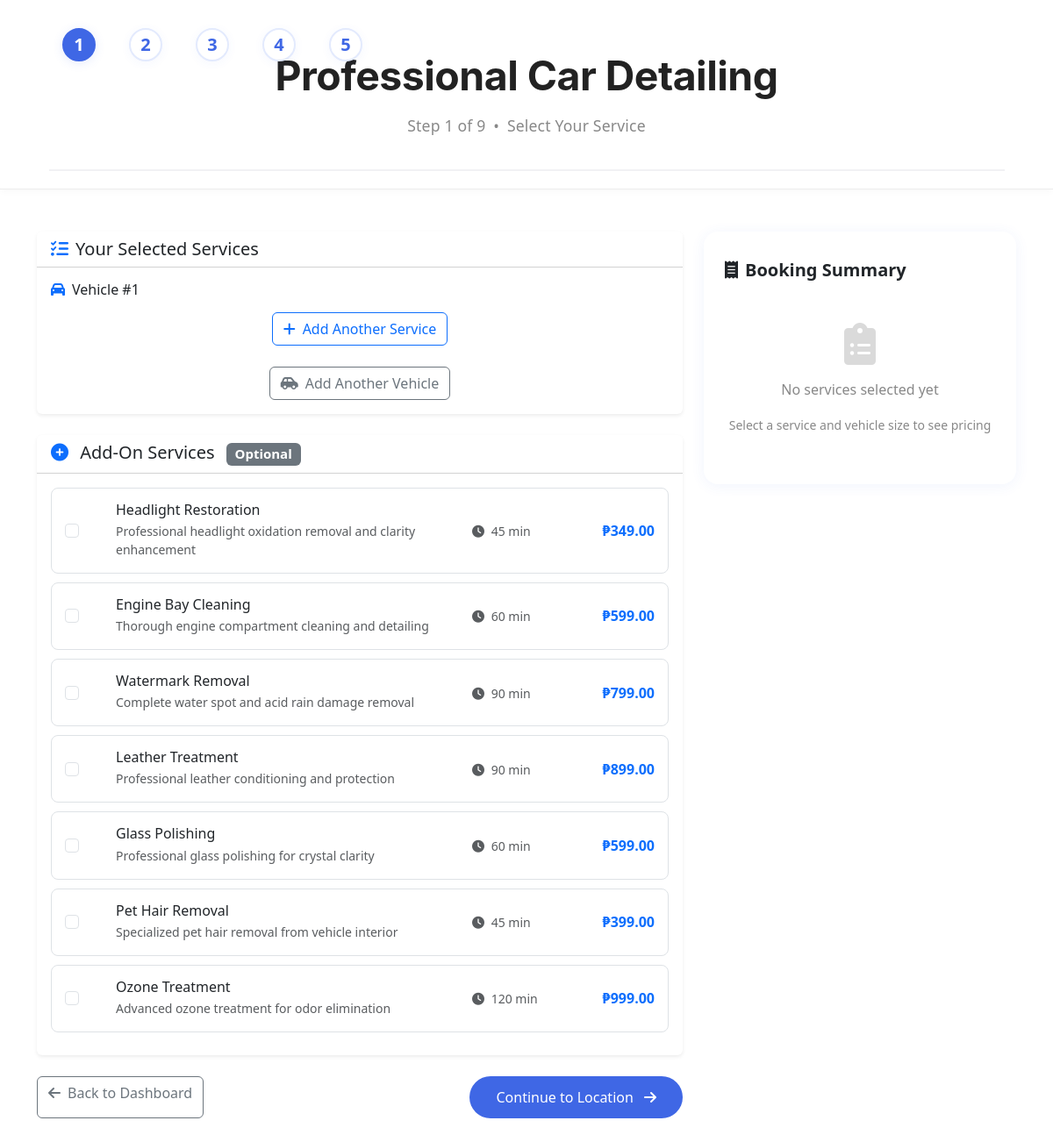
The page /user/booking/step1_service_selection.php on the database its author committed.
### tables this page shows
CREATE TABLE `addon_services` (
  `addon_id` int(11) NOT NULL,
  `service_name` varchar(100) NOT NULL,
  `description` text DEFAULT NULL,
  `price_small` decimal(10,2) NOT NULL,
  `price_medium` decimal(10,2) NOT NULL,
  `price_large` decimal(10,2) NOT NULL,
  `duration_minutes` int(11) DEFAULT 30,
  `is_active` tinyint(1) DEFAULT 1,
  `sort_order` int(11) DEFAULT 0,
  `created_at` timestamp NOT NULL DEFAULT current_timestamp()
);

### user/booking/step1_service_selection.php (the view, shortened to what this page needs)
<?php
require_once '../../includes/config.php';
try {
    $addon_stmt = $pdo->query("SELECT * FROM addon_services WHERE is_active = 1 ORDER BY sort_order");
    $addons = $addon_stmt->fetchAll(PDO::FETCH_ASSOC);
} catch (PDOException $e) {
    error_log("Database error: " . $e->getMessage());
    $services = [];
    $addons = [];
    $preselected_service = null;
}
?>
<!DOCTYPE html>
<html lang="en">
<head>
    <link href="https://cdn.jsdelivr.net/npm/bootstrap@5.3.0/dist/css/bootstrap.min.css" rel="stylesheet">
    <link href="https://cdnjs.cloudflare.com/ajax/libs/font-awesome/6.0.0/css/all.min.css" rel="stylesheet">
</head>
<body>
                                <div style="position: relative; width: 100%; height: 0;">
                                            <div class="progress-bar" style="position: absolute; top: 32px; left: 32px; display: flex; flex-direction: row; gap: 18px; max-width: 420px; background: none; box-shadow: none; padding: 0 32px; z-index: 10; overflow: visible;">
                        <div class="progress-step active" style="width: 38px; height: 38px; aspect-ratio: 1/1; border-radius: 50%; background: #3f67e5; color: #fff; display: inline-flex; align-items: center; justify-content: center; font-weight: 600; font-size: 1.25rem; box-shadow: 0 2px 12px 0 rgba(63,103,229,0.13); border: 2.5px solid #3f67e5; transition: background 0.2s, border 0.2s; vertical-align: middle; box-sizing: border-box;">1</div>
                        <div class="progress-step" style="width: 38px; height: 38px; aspect-ratio: 1/1; border-radius: 50%; background: #fff; color: #3f67e5; display: inline-flex; align-items: center; justify-content: center; font-weight: 600; font-size: 1.25rem; box-shadow: 0 2px 12px 0 rgba(63,103,229,0.05); border: 2.5px solid #e3eafd; transition: background 0.2s, border 0.2s; vertical-align: middle; box-sizing: border-box;">2</div>
                        <div class="progress-step" style="width: 38px; height: 38px; aspect-ratio: 1/1; border-radius: 50%; background: #fff; color: #3f67e5; display: inline-flex; align-items: center; justify-content: center; font-weight: 600; font-size: 1.25rem; box-shadow: 0 2px 12px 0 rgba(63,103,229,0.05); border: 2.5px solid #e3eafd; transition: background 0.2s, border 0.2s; vertical-align: middle; box-sizing: border-box;">3</div>
                        <div class="progress-step" style="width: 38px; height: 38px; aspect-ratio: 1/1; border-radius: 50%; background: #fff; color: #3f67e5; display: inline-flex; align-items: center; justify-content: center; font-weight: 600; font-size: 1.25rem; box-shadow: 0 2px 12px 0 rgba(63,103,229,0.05); border: 2.5px solid #e3eafd; transition: background 0.2s, border 0.2s; vertical-align: middle; box-sizing: border-box;">4</div>
                        <div class="progress-step" style="width: 38px; height: 38px; aspect-ratio: 1/1; border-radius: 50%; background: #fff; color: #3f67e5; display: inline-flex; align-items: center; justify-content: center; font-weight: 600; font-size: 1.25rem; box-shadow: 0 2px 12px 0 rgba(63,103,229,0.05); border: 2.5px solid #e3eafd; transition: background 0.2s, border 0.2s; vertical-align: middle; box-sizing: border-box;">5</div>
                                            </div>
                                </div>
                                <div class="booking-progress" style="border-bottom: 1px solid #ececec; box-shadow: 0 2px 8px 0 rgba(0,0,0,0.03);">
                                    <div style="max-width: 1100px; margin: 0 auto; padding: 32px 0 0 0; display: flex; flex-direction: column; align-items: center; justify-content: center;">
                                    <div style="font-family: -apple-system, BlinkMacSystemFont, 'San Francisco', 'Helvetica Neue', Helvetica, Arial, sans-serif; font-size: 2.9rem; font-weight: 700; letter-spacing: -0.5px; color: #222; margin-bottom: 0.5rem; text-align: center;">Professional Car Detailing</div>
                                    <span style="font-size: 1.1rem; color: #888; font-weight: 400; letter-spacing: 0.01em; margin-bottom: 1.2rem; text-align: center;">Step 1 of 9<span style="margin: 0 0.5em;">•</span>Select Your Service</span>
                                    <hr style="border: none; border-top: 2px solid #e3e3ea; margin: 18px 0 0 0; width: 99%; opacity: 0.5;" />
                                    </div>
                                </div>
    <div class="container my-5">
        <div class="row">
            <div class="col-lg-8">
                <form id="serviceSelectionForm" method="POST" action="step2_location.php">
                    <div class="card border-0 shadow-sm mb-4">
                        <div class="card-header bg-white d-flex justify-content-between align-items-center">
                            <h5 class="mb-0"><i class="fas fa-list-check me-2 text-primary"></i>Your Selected Services</h5>
                        </div>
                        <div class="card-body">
                            <div id="vehicleContainer">
                                <div class="vehicle-booking-section" id="vehicle-1" data-vehicle-number="1">
                                    <div class="d-flex justify-content-between align-items-center mb-3">
                                        <h6 class="mb-0">
                                            <i class="fas fa-car me-2 text-primary"></i>Vehicle #1
                                        </h6>
                                    </div>
                                    <div class="text-center mb-4">
                                        <button type="button" class="btn btn-outline-primary" onclick="showServiceSelector(1)">
                                            <i class="fas fa-plus me-2"></i>Add Another Service
                                        </button>
                                    </div>
                                </div>
                            </div>
                            <div class="text-center">
                                <button type="button" class="btn btn-outline-secondary" onclick="addAnotherVehicle()">
                                    <i class="fas fa-car-side me-2"></i>Add Another Vehicle
                                </button>
                            </div>
                        </div>
                    </div>
                    <div class="card border-0 shadow-sm mb-4">
                        <div class="card-header bg-white">
                            <h5 class="mb-0">
                                <i class="fas fa-plus-circle me-2 text-primary"></i>
                                Add-On Services
                                <span class="badge bg-secondary ms-2">Optional</span>
                            </h5>
                        </div>
                        <div class="card-body">
                            <?php foreach ($addons as $addon): ?>
                            <div class="addon-item" data-addon-id="<?= $addon['addon_id'] ?>">
                                <div class="row align-items-center">
                                    <div class="col-md-1">
                                        <input type="checkbox" class="form-check-input addon-checkbox"
                                               id="addon_<?= $addon['addon_id'] ?>" value="<?= $addon['addon_id'] ?>">
                                    </div>
                                    <div class="col-md-7">
                                        <label for="addon_<?= $addon['addon_id'] ?>" class="form-check-label">
                                            <h6 class="mb-1"><?= htmlspecialchars($addon['service_name']) ?></h6>
                                            <p class="text-muted small mb-0"><?= htmlspecialchars($addon['description']) ?></p>
                                        </label>
                                    </div>
                                    <div class="col-md-2">
                                        <small class="text-muted">
                                            <i class="fas fa-clock me-1"></i>
                                            <?= $addon['duration_minutes'] ?> min
                                        </small>
                                    </div>
                                    <div class="col-md-2 text-end">
                                        <span class="addon-price text-primary fw-bold">
                                            ₱<span class="price-value"><?= number_format($addon['price_medium'], 2) ?></span>
                                        </span>
                                    </div>
                                </div>
                            </div>
                            <?php endforeach; ?>
                        </div>
                    </div>
                    <div class="d-flex justify-content-between">
                        <a href="../dashboard_CLEAN.php" class="btn btn-outline-secondary">
                            <i class="fas fa-arrow-left me-2"></i>Back to Dashboard
                        </a>
                            <button type="submit" id="continueBtn" class="btn btn-primary" style="background: #3f67e5; border-color: #3f67e5; color: #fff;">
                            Continue to Location <i class="fas fa-arrow-right ms-2"></i>
                        </button>
                    </div>
                </form>
            </div>
                            <div class="col-lg-4 col-md-5 mb-4">
                                <div class="card" style="border-radius: 16px; box-shadow: 0 2px 16px 0 rgba(63,103,229,0.07); border: none;">
                                    <div class="card-body" style="padding: 2rem 1.5rem 1.5rem 1.5rem;">
                                        <h5 class="card-title mb-3" style="font-weight: 700;"><i class="fas fa-receipt me-2"></i>Booking Summary</h5>
                                        <div id="noSelection" style="text-align: center; padding: 2rem 0; color: #888;">
                                            <i class="fas fa-clipboard-list" style="font-size: 3rem; margin-bottom: 1rem; opacity: 0.3;"></i>
                                            <p>No services selected yet</p>
                                            <small>Select a service and vehicle size to see pricing</small>
                                        </div>
                                    </div>
                                </div>
                            </div>
                    </div>
                </div>
</body>
</html>

### user/booking/step1_service_selection.php (style rules this page uses)
.booking-progress { background: #fff; color: #222; padding: 20px 0; }
.progress-bar { background: #f6f6f7; border-radius: 16px; padding: 18px 0 10px 0; margin-bottom: 2rem; box-shadow: 0 2px 8px 0 rgba(0,0,0,0.03); }
.progress-step { display: flex; align-items: center; justify-content: center; width: 38px; height: 38px; border-radius: 50%; background: #ececec; color: #bfbfbf; font-weight: 600; font-size: 1.1rem; margin: 0 10px; border: 2px solid #ececec; transition: background 0.25s, color 0.25s, border-color 0.25s; box-shadow: 0 1px 4px 0 rgba(0,0,0,0.04); }
.progress-step.active { background: #3f67e5; color: #fff; border-color: #3f67e5; box-shadow: 0 2px 8px 0 rgba(63,103,229,0.10); }
.addon-item { border: 1px solid #dee2e6; border-radius: 8px; padding: 15px; margin-bottom: 10px; transition: all 0.3s ease; }
.btn-primary { background: linear-gradient(135deg, #667eea 0%, #764ba2 100%); border: none; padding: 12px 30px; border-radius: 25px; }

### rows shown on the page
addon_services: service_name "Headlight Restoration", description "Professional headlight oxidation removal and clarity enhancement", duration_minutes "45", price_medium "349.00"
addon_services: service_name "Engine Bay Cleaning", description "Thorough engine compartment cleaning and detailing", duration_minutes "60", price_medium "599.00"
addon_services: service_name "Watermark Removal", description "Complete water spot and acid rain damage removal", duration_minutes "90", price_medium "799.00"
addon_services: service_name "Leather Treatment", description "Professional leather conditioning and protection", duration_minutes "90", price_medium "899.00"
addon_services: service_name "Glass Polishing", description "Professional glass polishing for crystal clarity", duration_minutes "60", price_medium "599.00"
addon_services: service_name "Pet Hair Removal", description "Specialized pet hair removal from vehicle interior", duration_minutes "45", price_medium "399.00"
addon_services: service_name "Ozone Treatment", description "Advanced ozone treatment for odor elimination", duration_minutes "120", price_medium "999.00"
